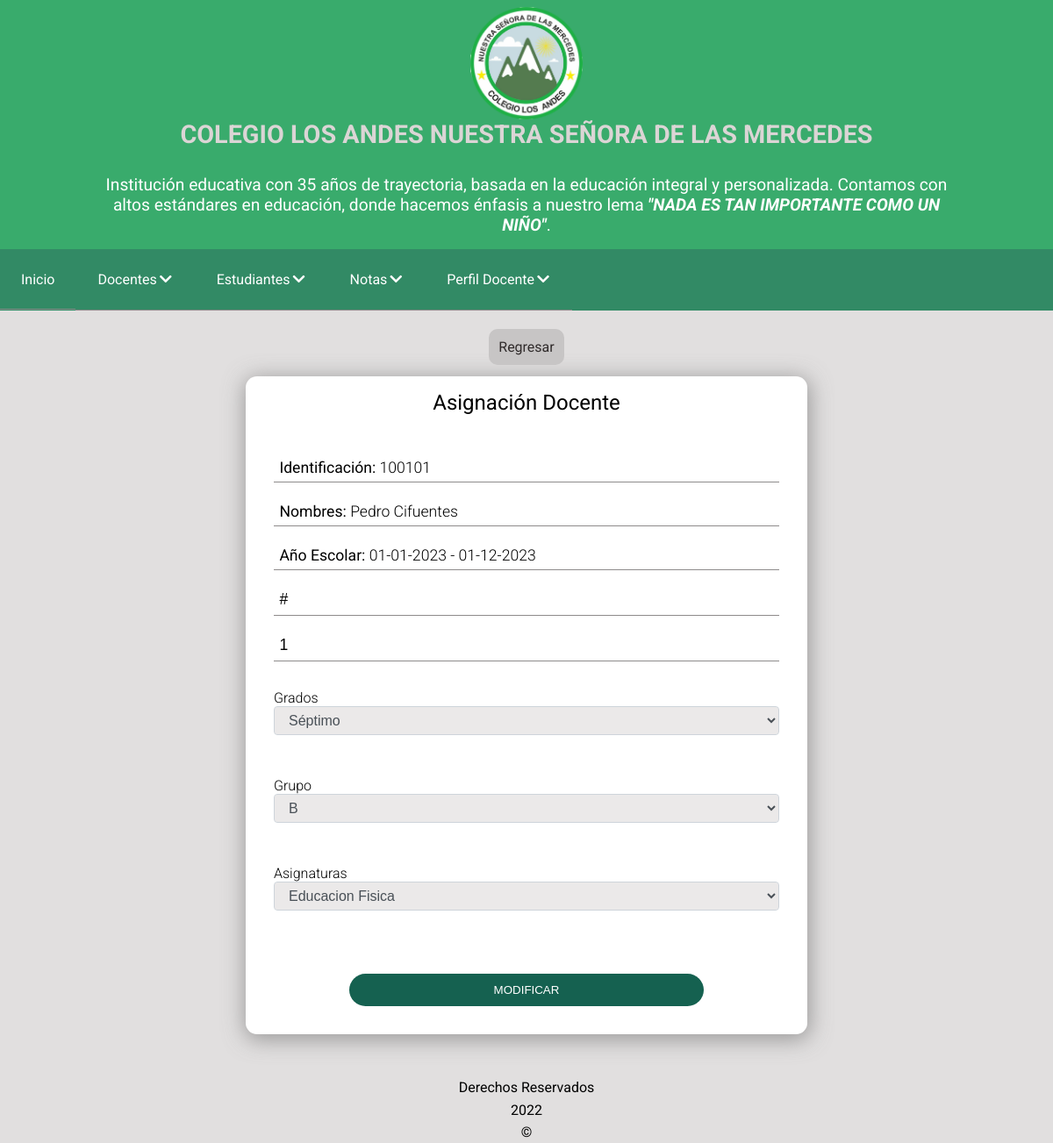
Screenshot of /principal.php?CONTENIDO=layout/components/docente/form-asignacion-docente-edit.php&accion=Modificar&id=19 (signed in) with the database file from the repository.
### tables this page shows
CREATE TABLE menu (
    id int(4) NOT NULL AUTO_INCREMENT PRIMARY KEY,
    nombre VARCHAR(60) NOT NULL,
    ruta VARCHAR(200) NULL,
    tipo INT(2) NOT NULL,
    es_hijo INT(4) NULL,
    posicion INT(4) NOT NULL,
    INDEX (es_hijo),
    FOREIGN KEY (es_hijo) REFERENCES menu(id)
);

CREATE TABLE roles (
    id INT(4) NOT NULL AUTO_INCREMENT PRIMARY KEY,
    nombre VARCHAR(20) NOT NULL,
    valor CHAR(3) NOT NULL
);

CREATE TABLE usuario (
    id INT(4) NOT NULL AUTO_INCREMENT PRIMARY KEY,
    identificacion varchar(15) NOT NULL UNIQUE,
    nombres varchar(50) NOT NULL,
    apellidos varchar(50) NOT NULL,
    telefono varchar(10) NULL,
    email varchar(50) NOT NULL,
    direccion varchar(30) DEFAULT NULL,
    clave varchar(40) DEFAULT NULL,
    rol_id INT(4) NOT NULL,
    estado INT(1) NOT NULL,
    INDEX (rol_id),
    FOREIGN KEY (rol_id) REFERENCES roles(id) ON DELETE RESTRICT ON UPDATE CASCADE
);

CREATE TABLE anio_escolar (
    id int(4) NOT NULL AUTO_INCREMENT PRIMARY KEY,
    inicio DATETIME NOT NULL,
    fin DATETIME NOT NULL,
    id_institucion INT(4) NOT NULL,
    estado INT(4) NOT NULL,
    FOREIGN KEY (id_institucion) REFERENCES institucion_educativa(id) ON DELETE RESTRICT ON UPDATE CASCADE
);

CREATE TABLE asignatura(
    id int(4) NOT NULL AUTO_INCREMENT PRIMARY KEY,
    nombre_asignatura varchar(30) NOT NULL
);

CREATE TABLE asignacion_docente (
    id INT(4) NOT NULL AUTO_INCREMENT PRIMARY KEY,
    id_usuario_docente INT(4) NOT NULL,
    id_anio_escolar INT(4) NOT NULL,
    id_asignatura INT(4) NOT NULL,
    id_grupo INT(4) NOT NULL,
    link_clase_virtual TEXT NULL,
    intensidad_horaria DOUBLE NULL,
    FOREIGN KEY (id_usuario_docente) REFERENCES usuario(id) ON DELETE RESTRICT ON UPDATE CASCADE,
    FOREIGN KEY (id_anio_escolar) REFERENCES anio_escolar(id) ON DELETE RESTRICT ON UPDATE CASCADE,
    FOREIGN KEY (id_asignatura) REFERENCES asignatura(id) ON DELETE RESTRICT ON UPDATE CASCADE,
    FOREIGN KEY (id_grupo) REFERENCES grupo(id) ON DELETE RESTRICT ON UPDATE CASCADE
);

CREATE TABLE grupo (
    id int(4) NOT NULL AUTO_INCREMENT PRIMARY KEY,
    nombre_grupo varchar(30) NOT NULL,
    id_grado INT(4) NOT NULL,
    FOREIGN KEY (id_grado) REFERENCES grado(id) ON DELETE RESTRICT ON UPDATE CASCADE
);

### layout/components/docente/form-asignacion-docente-edit.php (the view, shortened to what the rows shown need)
<?php
$arrayUsuario = new Usuario(null, null);
$arrayAnioEscolar = AnioEscolar::getListaEnObjetos('estado=1', null)[0];
if (isset($_REQUEST['id'])) {
    $arrayAsignacionDocente = new AsignacionDocente('ad.id', $_REQUEST['id']);
    $arrayUsuario = new Usuario('id', $arrayAsignacionDocente->getIdUsuarioDocente());
}
?>
<div class="as-form-content">
    <form name="formulario" method="post" action="principal.php?CONTENIDO=layout/components/docente/form-asignacion-docente-action.php" autocomplete="off">
        <div class="as-form-margin">
            <h2>Asignación Docente</h2>
            <div class="as-form-fields">
                <div class="as-form-input">
                    <label class="show-label"><span>Identificación: </span><?= $arrayUsuario->getIdentificacion() ?></label>
                </div>
                <div class="as-form-input">
                    <label class="show-label"><span>Nombres: </span><?= $arrayUsuario->__toString() ?></label>
                </div>
                <div class="as-form-input">
                    <label class="show-label"><span>Año Escolar: </span><?= $arrayAnioEscolar->__toString() ?></label>
                </div>
                <div class="as-form-input">
                    <input type="text" name="link_clase_virtual" id="link_clase_virtual" value="<?= $arrayAsignacionDocente->getLinkClaseVirtual() ?>" required placeholder="Enlace Clases Virtuales">
                </div>
                <div class="as-form-input">
                    <input type="number" name="intensidad_horaria" id="intensidad_horaria" value="<?= $arrayAsignacionDocente->getIntensidadHoraria() ?>" required placeholder="Intensidad Horaria">
                </div>
                <div class="as-form-fields">
                    <div class="as-form-input">
                        <label class="label" for="id_grupo">Grupo</label>
                        <select class="as-form-select" name="id_grupo" id="id_grupo">
                            <option value="<?= $arrayAsignacionDocente->getIdGrupo() ?>"> <?= $arrayAsignacionDocente->getNombreGrupo() ?></option>
                        </select>
                    </div>
                </div>
            </div>
        </div>
    </form>
</div>

### principal.php (shortened to what the rows shown need)
<?php
$USUARIO = unserialize($_SESSION['usuario']);
$roles = Rol::getListaEnObjetos("id={$USUARIO->getRolId()}", null)[0];
?>
<!doctype html>
<html>
<head>
    <link rel="stylesheet" type="text/css" href="layout/css/main.css">
    <link rel="stylesheet" href="https://cdnjs.cloudflare.com/ajax/libs/font-awesome/5.15.4/css/all.min.css">
    <link rel="stylesheet" href="//code.jquery.com/ui/1.12.1/themes/base/jquery-ui.css">
</head>
<body>
    <nav class="as-main-nav">
        <ul class="as-menu" id="as-menu">
            <?php
            $menu = MenuLista::getMenu($USUARIO->getRolId());
            echo $menu;
            ?>
            <li class="menu__item as-dropdown-submenu"><a href="#" class="as-menu__link as-submenu-btn"> <span>Perfil <?php echo $roles->getNombre(); ?> </span> <i class="fas fa-chevron-down"></i></a>
            </li>
    </nav>
    <main class="as-layout">
        <?php include $_REQUEST['CONTENIDO']; ?>
    </main>
</body>
</html>

### logica/clasesGenericas/MenuLista.php
<?php
class MenuLista
{
    public static function getMenu($rol)
    {
        $listaMenu = '';
        $totalMenus = Menu::getListaEnObjetos(null, 'posicion');
        foreach ($totalMenus as $menu) {
            if ($menu->getTipo() == 1) {
                $listaMenu .= MenuLista::construirHijos($menu, $rol);
            }
        }
        return $listaMenu;
    }
    public static function construirHijos($item, $rol)
    {
        $permiso = Permiso::getListaEnObjetos("id_rol={$rol} AND id_menu={$item->getId()}", null);
        $tieneHijos = false;
        $hijoUnico = '';
        foreach ($permiso as $key) {
            if ($key->getEstado() == 1) {
                $hijoUnico .= '<li class="menu__item"><a href="' . $item->getRuta() . '" class="as-menu__link">' . $item->getNombre() . '</a></li>';
                $totalMenus = Menu::getListaEnObjetos(null, 'posicion');
                $listaHijos = '<li class="menu__item as-dropdown-submenu"><a href="' . $item->getRuta() . '" class="as-menu__link as-submenu-btn"> <span>' . $item->getNombre() . '</span> <i class="fas fa-chevron-down"></i></a><ul class="as-submenu">';
                foreach ($totalMenus as $menu) {
                    if ($menu->getEsHijo() == $item->getId() && $menu->getTipo() == 2) {
                        $permiso = Permiso::getListaEnObjetos("id_rol={$rol} AND id_menu={$menu->getId()}", null);
                        foreach ($permiso as $key) {
                            if ($key->getEstado() == 1) {
                                $listaHijos .= '<li class="menu__item"><a href="' . $menu->getRuta() . '" class="as-menu__link as-submenu-color">' . $menu->getNombre() . '</a></li>';
                            }
                        }
                        $tieneHijos = true;
                    }
                }
                $listaHijos .= '</ul> </li>';
            }
        }
        return $tieneHijos ? $listaHijos : $hijoUnico;
    }
}

### rows the page displays
menu: nombre "Docentes"
menu: nombre "Estudiantes"
menu: nombre "Notas"
roles: nombre "Docente"
usuario: identificacion "100101", $arrayUsuario->__toString() "Pedro Cifuentes"
anio_escolar: $arrayAnioEscolar->__toString() "01-01-2023 - 01-12-2023"
asignatura: link_clase_virtual "#", intensidad_horaria "1", id_grupo "B"

### other values shown
$titulo "MODIFICAR"
form field id_grado "Séptimo"
form field id_asignatura "Educacion Fisica"
